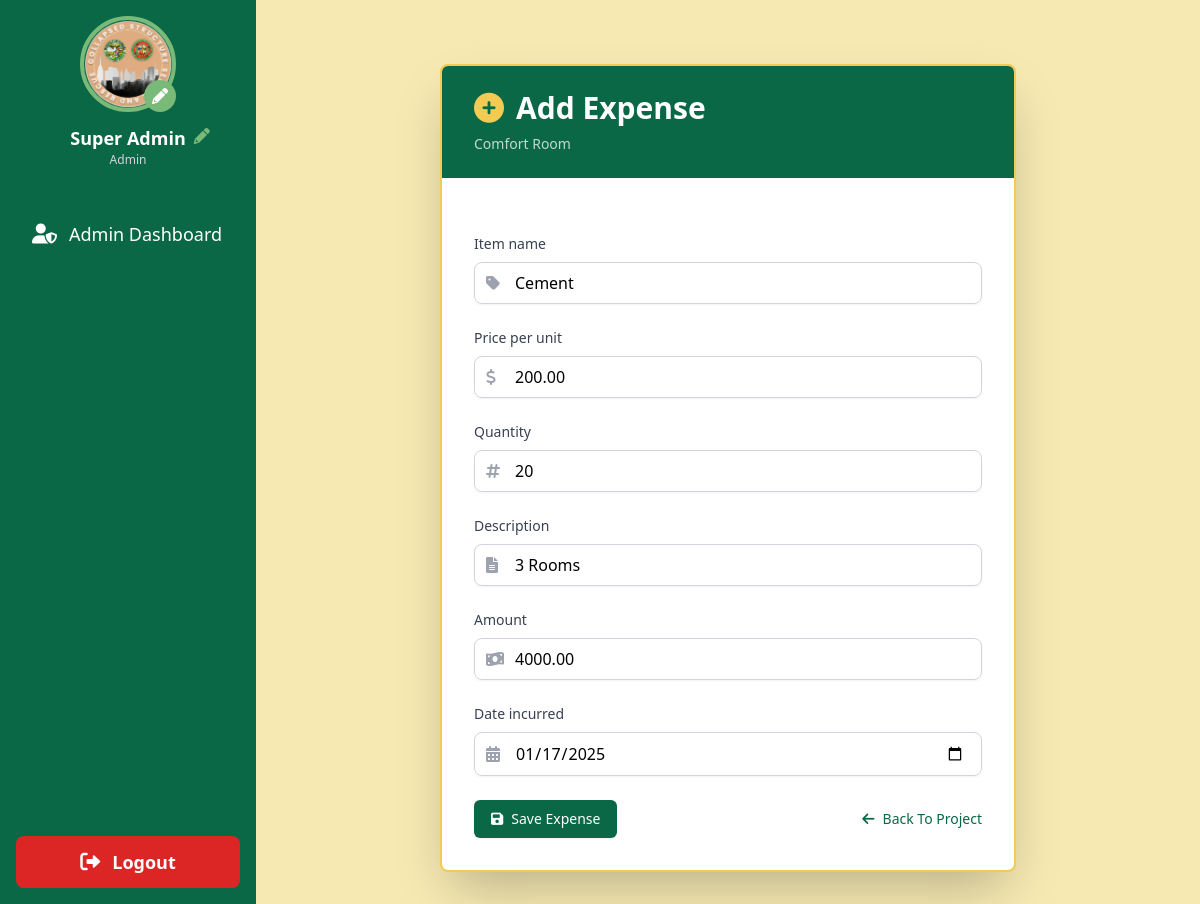
Screenshot of /expense/44/edit/ (signed in) with the database file from the repository.
### sk_project/models.py (models this page shows, shortened)
class User(AbstractUser):
    is_chairman = models.BooleanField(default=False)
    profile_picture = models.ImageField(upload_to='profile_pics/', default='profile_pics/default_avatar.png', blank=True)
    address = models.TextField(blank=True, null=True)
    contact_number = models.CharField(max_length=15, blank=True, null=True)
    groups = models.ManyToManyField(
        Group,
        verbose_name=_('groups'),
        blank=True,
        help_text=_(
            'The groups this user belongs to. A user will get all permissions '
            'granted to each of their groups.'
        ),
        related_name='sk_user_set',
        related_query_name='sk_user',
    )
    user_permissions = models.ManyToManyField(
        Permission,
        verbose_name=_('user permissions'),
        blank=True,
        help_text=_('Specific permissions for this user.'),
        related_name='sk_user_set',
        related_query_name='sk_user',
    )

class Project(models.Model):
    name = models.CharField(max_length=255)
    description = models.TextField()
    allocated_budget = models.DecimalField(max_digits=10, decimal_places=2, default=0)
    budget = models.DecimalField(max_digits=10, decimal_places=2)
    main_budget = models.ForeignKey(MainBudget, related_name='projects', on_delete=models.SET_NULL, null=True)
    chairman = models.ForeignKey(User, related_name='projects', on_delete=models.CASCADE)
    start_date = models.DateField()
    end_date = models.DateField()
    STATUS_CHOICES = [
        ('ongoing', 'Ongoing'),
        ('completed', 'Completed'),
        ('cancelled', 'Cancelled')
    ]
    status = models.CharField(max_length=20, choices=STATUS_CHOICES, default='ongoing')
    image = models.ImageField(upload_to='project_images/%Y/%m/%d/', blank=True, null=True)
    final_image = models.ImageField(upload_to='project_final_images/%Y/%m/%d/', blank=True, null=True)
    created_at = models.DateTimeField(auto_now_add=True)
    updated_at = models.DateTimeField(auto_now=True)
    class Meta:
        ordering = ['start_date']

class Expense(models.Model):
    project = models.ForeignKey(Project, related_name='expenses', on_delete=models.CASCADE)
    item_name = models.CharField(max_length=255)
    price_per_unit = models.DecimalField(max_digits=10, decimal_places=2, default=0.00)
    quantity = models.PositiveIntegerField(default=1)
    description = models.TextField()
    amount = models.DecimalField(max_digits=10, decimal_places=2)
    date_incurred = models.DateField()
    created_at = models.DateTimeField(auto_now_add=True)
    updated_at = models.DateTimeField(auto_now=True)
    class Meta:
        ordering = ['date_incurred']

### sk_project/views.py (the view)
# urls.py: path('expense/<int:expense_id>/edit/', views.edit_expense, name='edit_expense'),
@login_required
def edit_expense(request, expense_id):
    expense = get_object_or_404(Expense, id=expense_id)
    project = expense.project
    if request.method == 'POST':
        form = ExpenseForm(request.POST, instance=expense)
        if form.is_valid():
            form.save()
            messages.success(request, 'Expense updated successfully.')
            return redirect('project_detail', project_id=project.id)
    else:
        form = ExpenseForm(instance=expense)
    context = {
        'form': form,
        'expense': expense,
        'project': project,
        'is_edit': True
    }
    return render(request, 'add_expense.html', context)

### templates/add_expense.html (shortened to what this page needs)
{% extends 'base.html' %}
{% load static %}
{% load humanize %}
{% block content %}
    <div class="container mx-auto mt-8 max-w-xl">
        <div class="bg-white shadow-2xl rounded-lg overflow-hidden border-2 border-primary">
            <div class="bg-tertiary text-white py-6 px-8">
                <h2 class="text-3xl font-bold flex items-center">
                    <i class="fas fa-plus-circle mr-3 text-primary"></i>Add Expense
                </h2>
                <p class="text-sm opacity-75 mt-2">{{ project.name|capfirst }}</p>
            </div>
            <form method="post" class="p-8 space-y-6">
                {% for field in form %}
                    <div class="mb-4">
                        <label for="{{ field.id_for_label }}" class="block text-sm font-medium text-gray-700 mb-2">
                            {{ field.label|capfirst }}
                        </label>
                        <div class="relative rounded-md shadow-sm">
                            <div class="absolute inset-y-0 left-0 pl-3 flex items-center pointer-events-none">
                            </div>
                            {% if field.name == 'item_name' or field.name == 'description' %}
                                <input type="{{ field.field.widget.input_type }}" name="{{ field.name }}" id="{{ field.id_for_label }}" class="w-full pl-10 pr-4 py-2 rounded-lg border border-gray-300 focus:outline-none focus:ring-2 focus:ring-tertiary" oninput="capitalizeWords(this)" value="{{ field.value|default:'' }}">
                            {% elif field.name == 'price_per_unit' or field.name == 'quantity' %}
                                <input type="number" name="{{ field.name }}" id="{{ field.id_for_label }}" class="w-full pl-10 pr-4 py-2 rounded-lg border border-gray-300 focus:outline-none focus:ring-2 focus:ring-tertiary" oninput="calculateTotal()" value="{{ field.value|default:'' }}">
                            {% elif field.name == 'amount' %}
                                <input type="number" name="{{ field.name }}" id="{{ field.id_for_label }}" class="w-full pl-10 pr-4 py-2 rounded-lg border border-gray-300 focus:outline-none focus:ring-2 focus:ring-tertiary" readonly value="{{ field.value|default:'' }}">
                            {% else %}
                                {{ field }}
                            {% endif %}
                        </div>
                    </div>
                {% endfor %}
                <div class="flex justify-between items-center mt-8">
                    <button type="submit" class="inline-flex items-center px-4 py-2 border border-transparent text-sm font-medium rounded-md shadow-sm text-white bg-tertiary hover:bg-quaternary focus:outline-none focus:ring-2 focus:ring-offset-2 focus:ring-tertiary">
                        <i class="fas fa-save mr-2"></i>Save Expense
                    </button>
                    <a href="{% url 'project_detail' project.id %}" class="text-sm font-medium text-tertiary hover:text-quaternary">
                        <i class="fas fa-arrow-left mr-2"></i>Back To Project
                    </a>
                </div>
            </form>
        </div>
    </div>
{% endblock %}

### templates/base.html (shortened to what this page needs)
<!DOCTYPE html>
<html lang="en">
    {% load static %}
    <head>
        <script src="https://cdn.tailwindcss.com"></script>
        <link href="https://cdnjs.cloudflare.com/ajax/libs/font-awesome/6.0.0-beta3/css/all.min.css" rel="stylesheet">
    </head>
    <body class="bg-secondary">
        <div class="flex h-screen">
            <aside class="w-64 bg-tertiary text-white flex flex-col">
                <div class="p-4 flex flex-col items-center">
                    <a href="{% url 'edit_profile' %}" class="mb-3 relative">
                        {% if user.profile_picture %}
                            <img src="{{ user.profile_picture.url }}" alt="Profile Picture" class="w-24 h-24 rounded-full border-4 border-quaternary hover:border-primary transition-colors duration-200">
                        {% else %}
                            <img src="{% static 'img/drr.png' %}" alt="Default Profile Picture" class="w-24 h-24 rounded-full border-4 border-quaternary hover:border-primary transition-colors duration-200">
                        {% endif %}
                        <i class="fas fa-pencil-alt absolute bottom-0 right-0 bg-quaternary text-white p-2 rounded-full"></i>
                    </a>
                    <div class="text-center relative">
                        <h2 class="text-lg font-semibold">{{ user.get_full_name|title }}</h2>
                        <p class="text-xs text-gray-300">{{ user.address|truncatechars:20|capfirst }}</p>
                        <a href="{% url 'edit_profile' %}" class="absolute -right-6 top-0">
                            <i class="fas fa-pencil-alt text-quaternary hover:text-primary transition-colors duration-200"></i>
                        </a>
                    </div>
                </div>
                <nav class="mt-6 flex-grow">
                    {% if user.is_superuser %}
                        <a href="{% url 'admin_dashboard' %}" class="block py-3 px-6 hover:bg-quaternary transition-colors duration-200  rounded-lg mb-2 mx-2 flex items-center">
                            <i class="fas fa-user-shield mr-3 text-xl"></i> <span class="text-lg">Admin Dashboard</span>
                        </a>
                    {% endif %}
                </nav>
                <div class="p-4 mt-auto">
                    <a href="{% url 'logout' %}" class="block py-3 px-6 bg-red-600 text-white rounded-lg hover:bg-red-700 transition-colors duration-200 text-center flex items-center justify-center">
                        <i class="fas fa-sign-out-alt mr-3 text-xl"></i> <span class="text-lg font-semibold">Logout</span>
                    </a>
                </div>
            </aside>
            <main class="flex-1 p-8 overflow-y-auto">
                {% block content %}
                {% endblock %}
            </main>
        </div>
    </body>
</html>

### rows the page displays
User: profile_picture (picture), get_full_name "Super Admin", address "Admin"
Project: name "Comfort Room"
Expense: item_name "Cement" "3 Rooms", price_per_unit "200.00", amount "4000.00", form "01/17/2025"

### other values shown
{{ field.label|capfirst }} "Item name" "Price per unit" "Quantity" "Description" "Amount" "Date incurred"
